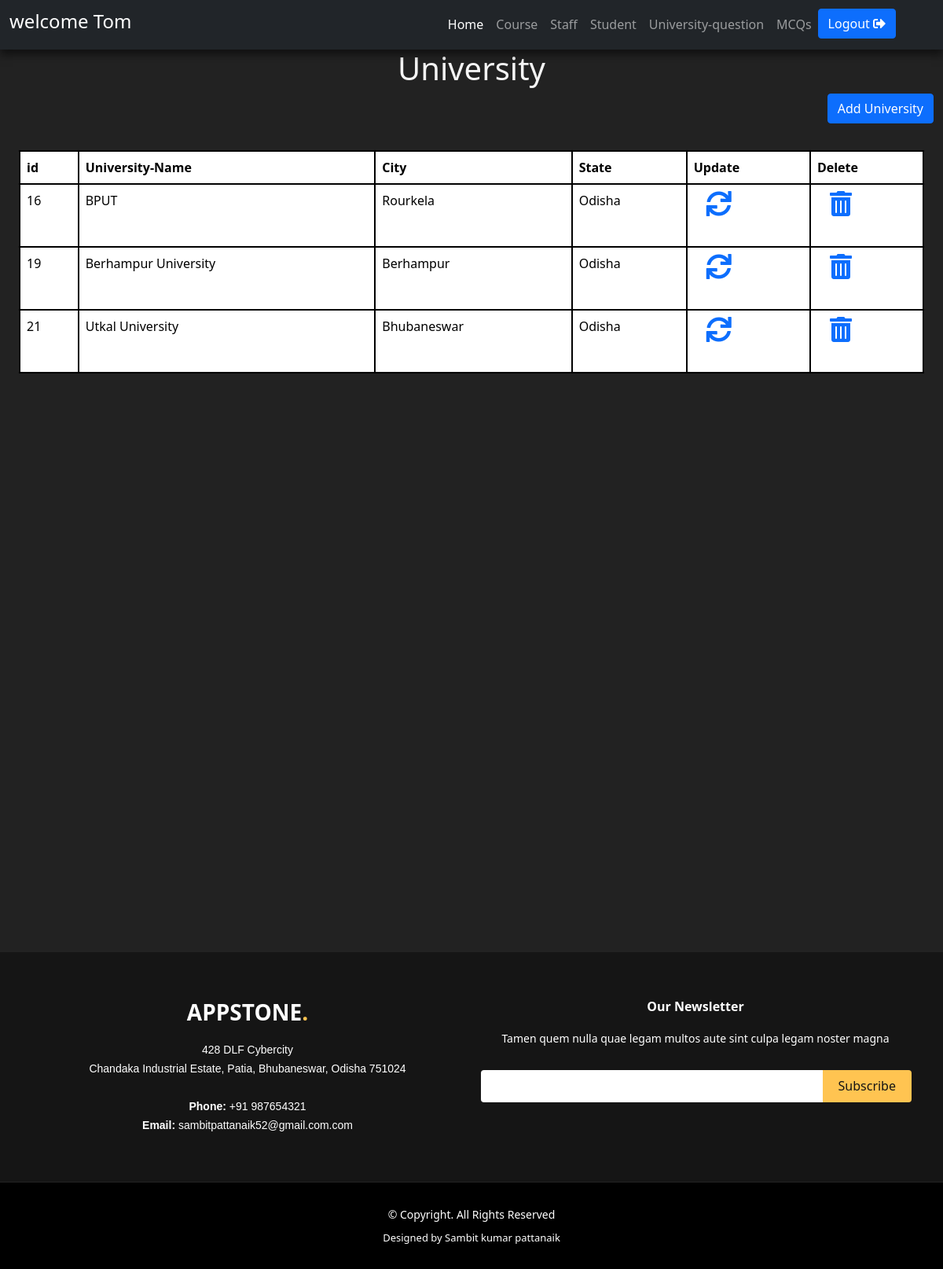
The page /university.php (signed in) on the database its author committed.
### tables this page shows
CREATE TABLE `university` (
  `id` int(11) NOT NULL,
  `universityname` varchar(255) NOT NULL,
  `city` varchar(255) NOT NULL,
  `state` varchar(255) NOT NULL
);

### university.php (the view, shortened to what this page needs)
<!doctype html>
<html lang="en">
<?php
 if(isset($_SESSION['username']))
 {
?>
<head>
    <link href="https://cdn.jsdelivr.net/npm/bootstrap@5.0.0-beta2/dist/css/bootstrap.min.css" rel="stylesheet">
    <link rel="stylesheet" href="admin page.css">
    <link rel="stylesheet" href="https://cdnjs.cloudflare.com/ajax/libs/font-awesome/4.7.0/css/font-awesome.min.css">
    <link rel="stylesheet" href="https://cdn.jsdelivr.net/npm/bootstrap-icons@1.4.0/font/bootstrap-icons.css">
    <link rel="stylesheet" href="https://cdnjs.cloudflare.com/ajax/libs/font-awesome/5.15.2/css/all.min.css" />
    <link rel="stylesheet" href="footer.css">
</head>
<body>
    <header>
        <nav class="navbar sticky-top navbar-expand-lg navbar-dark bg-dark" id="nave">
            <div class="container-fluid">
                <a class="navbar-brand" href="#"><?php
                 $user_email=$_SESSION['username'];
                 echo "<h4> welcome $user_email </h4>";
                 ?> </a>
                <div class="collapse navbar-collapse" id="navbarSupportedContent">
                    <ul class="navbar-nav ms-auto me-5 mb-2 mb-lg-0">
                        <li class="nav-item">
                            <a class="nav-link active" aria-current="page" href="admin-page.php">Home</a>
                        </li>
                        <li class="nav-item">
                            <a class="nav-link" href="courses.php">Course</a>
                        </li>
                        <li class="nav-item">
                            <a class="nav-link" aria-current="page" href="staff.php">Staff</a>
                        </li>
                        <li class="nav-item">
                            <a class="nav-link" href="Student.php">Student</a>
                        </li>
                        <li class="nav-item">
                            <a class="nav-link" href="University-questions.php">University-question</a>
                        </li>
                        <li class="nav-item">
                            <a class="nav-link" href="mcq.php">MCQs</a>
                        </li>
                        <form action="" method="POST">
                        <form action="" method="POST">
                        <button type="submit" name="logout" class="btn btn-primary">Logout  <i class="fa fa-sign-out-alt"></i></button>
                        </form>
                    </ul>
                </div>
            </div>
        </nav>
        <div class="container-fluid" data-aos="fade-up">
            <div class="section-title">
                <h1>University</h1>
            </div>
            <a href="admin-add-university.php"><button type="button" class="btn btn-primary float-end" name="add">Add University</button></a>
            <br><br><br>
            <div class="container-fluid">
                <div class="table-responsive">
                    <table class="table" style="color: black;background-color: white; padding: 20px; border-radius: 5px;">
                        <tr>
                            <th style="border: 2px solid black;">id</th>
                            <th style="border: 2px solid black;">University-Name</th>
                            <th style="border: 2px solid black;">City</th>
                            <th style="border: 2px solid black;">State</th>
                            <th style="border: 2px solid black;">Update</th>
                            <th style="border: 2px solid black;">Delete</th>
                        </tr>
                        <?php
$connect= new mysqli("localhost","root","","qbms");
$query="select * from university";
$result=$connect->query($query);
if($result->num_rows>0){
    while($row = $result->fetch_assoc()){
        echo "<tr  style=\"border:2px solid black; height:5rem;\">";
        echo "<td style=\"border:2px solid black;\">".$row['id']."</td>";
        echo "<td style=\"border:2px solid black;\">".$row['universityname']."</td>";
        echo "<td style=\"border:2px solid black;\">".$row['city']."</td>";
        echo "<td style=\"border:2px solid black;\">".$row['state']."</td>";
        echo "<td style=\"border:2px solid black;\" class=\"ps-4\">"."<a href=\"update-university.php?updateid=$row[id]\">"."<i class=\"fa fa-sync fa-2x\"></i>"."</a>"."</td>";
        echo "<td style=\"border:2px solid black;\" class=\"ps-4\">"."<a href=\"delete-university.php?delete=$row[id]\">"."<i class=\"fa fa-trash-alt fa-2x\"></i>"."</a>"."</td>";
        echo "</tr>";
    }
}else{
    echo "There's no data in the table";
}
?>
                    </table>
                </div>
            </div>
        </div>
        <br><br><br><br><br><br><br><br><br><br><br><br><br><br><br><br><br><br><br><br><br><br><br><br><br><br><br><br><br><br>
    </header>
    <footer id="footer">
        <div class="footer-top">
            <div class="container">
                <div class="row text-center">
                    <div class="col-lg-6 col-md-6">
                        <div class="footer-info" id="info">
                            <h3>Appstone<span>.</span></h3>
                            <p text-align-sm-left>
                                428 DLF Cybercity <br> Chandaka Industrial Estate, Patia, Bhubaneswar, Odisha 751024<br><br>
                                <strong>Phone:</strong> +91 987654321<br>
                                <strong>Email:</strong> sambitpattanaik52@gmail.com.com<br>
                            </p>
                        </div>
                    </div>
                    <div class="col-lg-6 col-md-6 footer-newsletter">
                        <h4>Our Newsletter</h4>
                        <p>Tamen quem nulla quae legam multos aute sint culpa legam noster magna</p>
                        <form action="" method="post">
                            <input type="email" name="email"><input type="submit" value="Subscribe">
                        </form>
                    </div>
                </div>
            </div>
        </div>
        <div class="container">
            <div class="copyright">
                &copy; Copyright. All Rights Reserved
            </div>
            <div class="credits">
                Designed by Sambit kumar pattanaik
            </div>
        </div>
    </footer>
</body>
</html>
  <?php   }else{
    header("location:admin_login.php");}?>

### admin page.css (style rules this page uses)
body { background-color: #222; color: white; }
.section-title { text-align: center; text-shadow: black; color: whitesmoke; }

### footer.css (style rules this page uses)
#footer { background: black; padding: 0 0 30px 0; color: #fff; font-size: 14px; position: relative; }
#footer .footer-top { background: #151515; border-bottom: 1px solid #222222; padding: 60px 0 30px 0; }
#footer .footer-top .footer-info { margin-bottom: 30px; }
#footer .footer-top .footer-info h3 { font-size: 28px; margin: 0 0 20px 0; padding: 2px 0 2px 0; line-height: 1; font-weight: 700; text-transform: uppercase; }
#footer .footer-top .footer-info h3 span { color: #ffc451; }
#footer .footer-top .footer-info p { font-size: 14px; line-height: 24px; margin-bottom: 0; font-family: "Raleway", sans-serif; color: #fff; }
#footer .footer-top h4 { font-size: 16px; font-weight: 600; color: #fff; position: relative; padding-bottom: 12px; }
#footer .footer-top .footer-newsletter form { margin-top: 30px; background: #fff; padding: 6px 10px; position: relative; border-radius: 4px; }
#footer .footer-top .footer-newsletter form input[type="email"] { border: 0; padding: 4px; width: calc(100% - 110px); }
#footer .footer-top .footer-newsletter form input[type="submit"] { position: absolute; top: 0; right: -2px; bottom: 0; border: 0; background: none; font-size: 16px; padding: 0 20px; background: #ffc451; color: #151515; transition: 0.3s; border-radius: 0 4px 4px 0; }
#footer .copyright { text-align: center; padding-top: 30px; }
#footer .credits { padding-top: 10px; text-align: center; font-size: 13px; color: #fff; }

### rows shown on the page
university: id "16", universityname "BPUT", city "Rourkela", state "Odisha"
university: id "19", universityname "Berhampur University", city "Berhampur", state "Odisha"
university: id "21", universityname "Utkal University", city "Bhubaneswar", state "Odisha"

### other values the page prints
$user_email "Tom"
